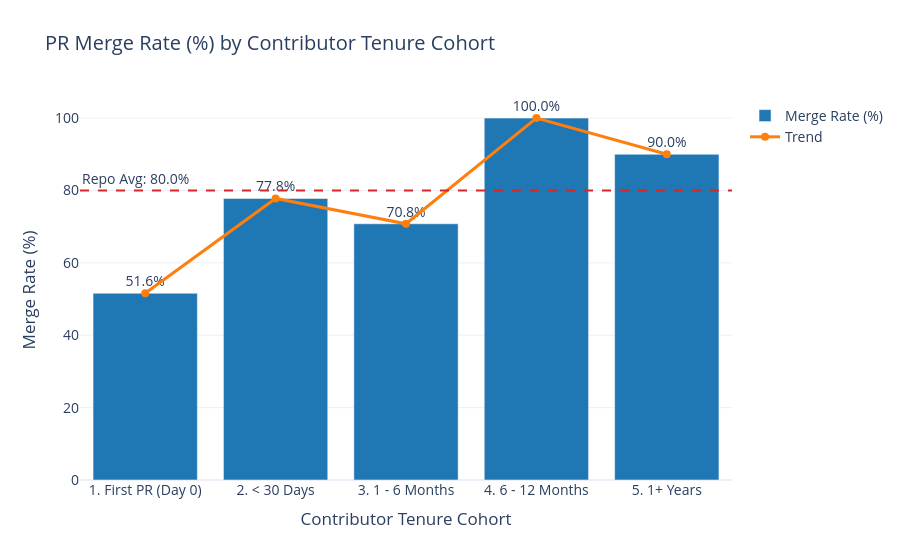

Here is the notebook cell this chart was saved with:
### Markdown cell above
## PR Merge Rate (%) by Contributor Tenure Cohort

Compares merge acceptance rate across tenure cohorts with the repository average baseline.

### Code cell
overall_avg_rate = np.round((df["is_merged"].sum() / len(df)) * 100, 1)

fig_rate = go.Figure()

fig_rate.add_trace(
    go.Bar(
        name="Merge Rate (%)",
        x=tenure_summary["tenure_cohort"],
        y=tenure_summary["merge_rate_pct"],
        marker_color="#1f77b4",
        text=[f"{v:.1f}%" for v in tenure_summary["merge_rate_pct"]],
        textposition="outside",
        hovertemplate="<b>%{x}</b><br>Merge Rate: %{y:.1f}%<extra></extra>",
    )
)

fig_rate.add_trace(
    go.Scatter(
        name="Trend",
        x=tenure_summary["tenure_cohort"],
        y=tenure_summary["merge_rate_pct"],
        mode="lines+markers",
        line=dict(color="#ff7f0e", width=3),
        marker=dict(size=8),
        hovertemplate="<b>Trend</b>: %{y:.1f}%<extra></extra>",
    )
)

fig_rate.add_hline(
    y=overall_avg_rate,
    line_dash="dash",
    line_color="#d62728",
    annotation_text=f"Repo Avg: {overall_avg_rate}%",
    annotation_position="top left",
)

fig_rate.update_layout(
    title="PR Merge Rate (%) by Contributor Tenure Cohort",
    xaxis_title="Contributor Tenure Cohort",
    yaxis_title="Merge Rate (%)",
    font=dict(size=14),
    template="plotly_white",
    yaxis=dict(range=[0, 105]),
)

fig_rate.show()

### Figure 1 — Plotly figure (JSON) as saved in the notebook; plotly's stock layout.template omitted (floating-point values rounded to 4 significant figures)
{"data": [{"hovertemplate": "<b>%{x}</b><br>Merge Rate: %{y:.1f}%<extra></extra>", "marker": {"color": "#1f77b4"}, "name": "Merge Rate (%)", "text": ["51.6%", "77.8%", "70.8%", "100.0%", "90.0%"], "textposition": "outside", "x": ["1. First PR (Day 0)", "2. < 30 Days", "3. 1 - 6 Months", "4. 6 - 12 Months", "5. 1+ Years"], "y": [51.6, 77.8, 70.8, 100.0, 90.0], "type": "bar"}, {"hovertemplate": "<b>Trend</b>: %{y:.1f}%<extra></extra>", "line": {"color": "#ff7f0e", "width": 3}, "marker": {"size": 8}, "mode": "lines+markers", "name": "Trend", "x": ["1. First PR (Day 0)", "2. < 30 Days", "3. 1 - 6 Months", "4. 6 - 12 Months", "5. 1+ Years"], "y": [51.6, 77.8, 70.8, 100.0, 90.0], "type": "scatter"}], "layout": {"shapes": [{"line": {"color": "#d62728", "dash": "dash"}, "type": "line", "x0": 0, "x1": 1, "xref": "x domain", "y0": 80.0, "y1": 80.0, "yref": "y"}], "annotations": [{"showarrow": false, "text": "Repo Avg: 80.0%", "x": 0, "xanchor": "left", "xref": "x domain", "y": 80.0, "yanchor": "bottom", "yref": "y"}], "font": {"size": 14}, "yaxis": {"title": {"text": "Merge Rate (%)"}, "range": [0, 105]}, "title": {"text": "PR Merge Rate (%) by Contributor Tenure Cohort"}, "xaxis": {"title": {"text": "Contributor Tenure Cohort"}}}}
